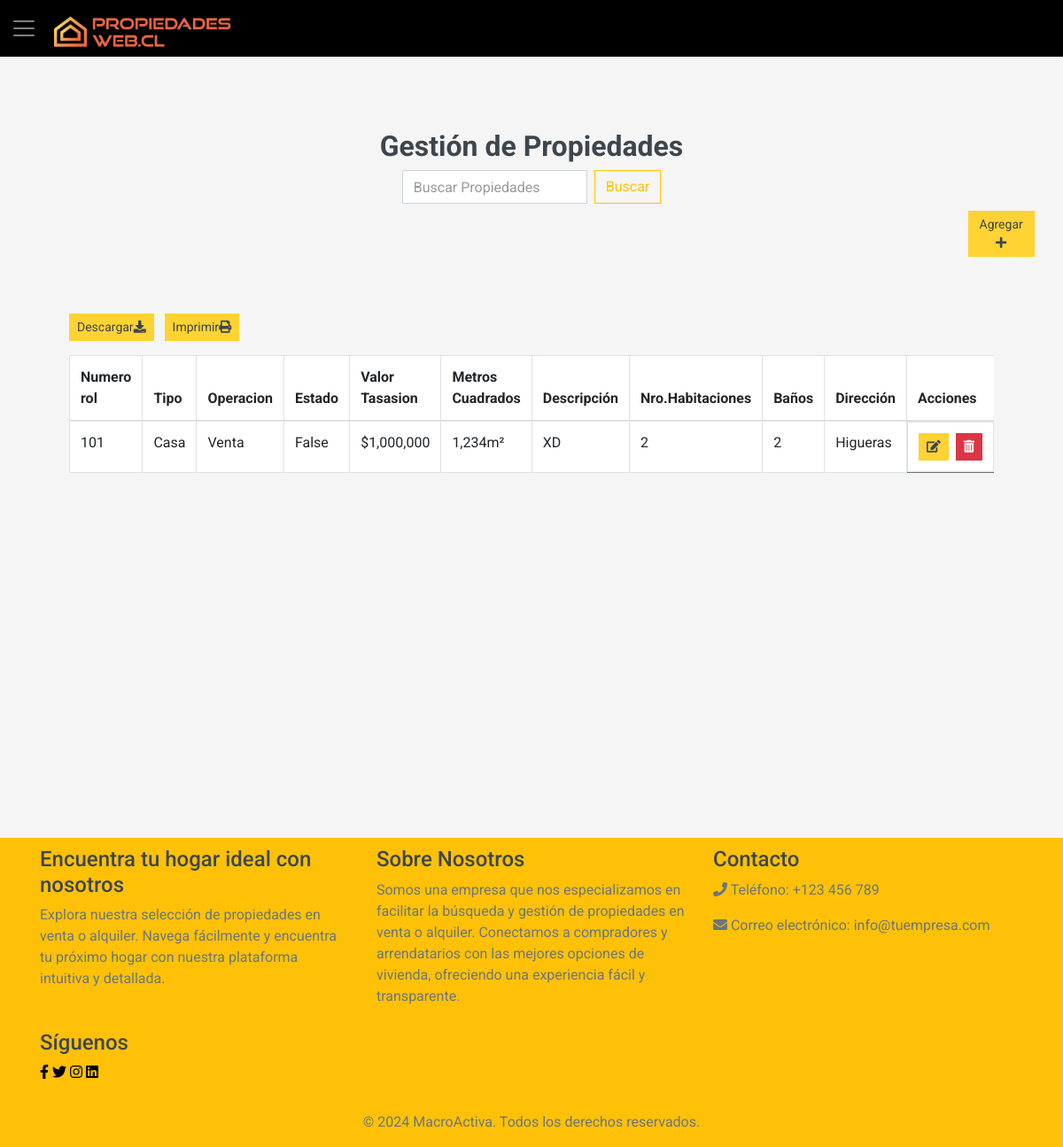
Before: /propiedades/ (signed in) with the older database file.
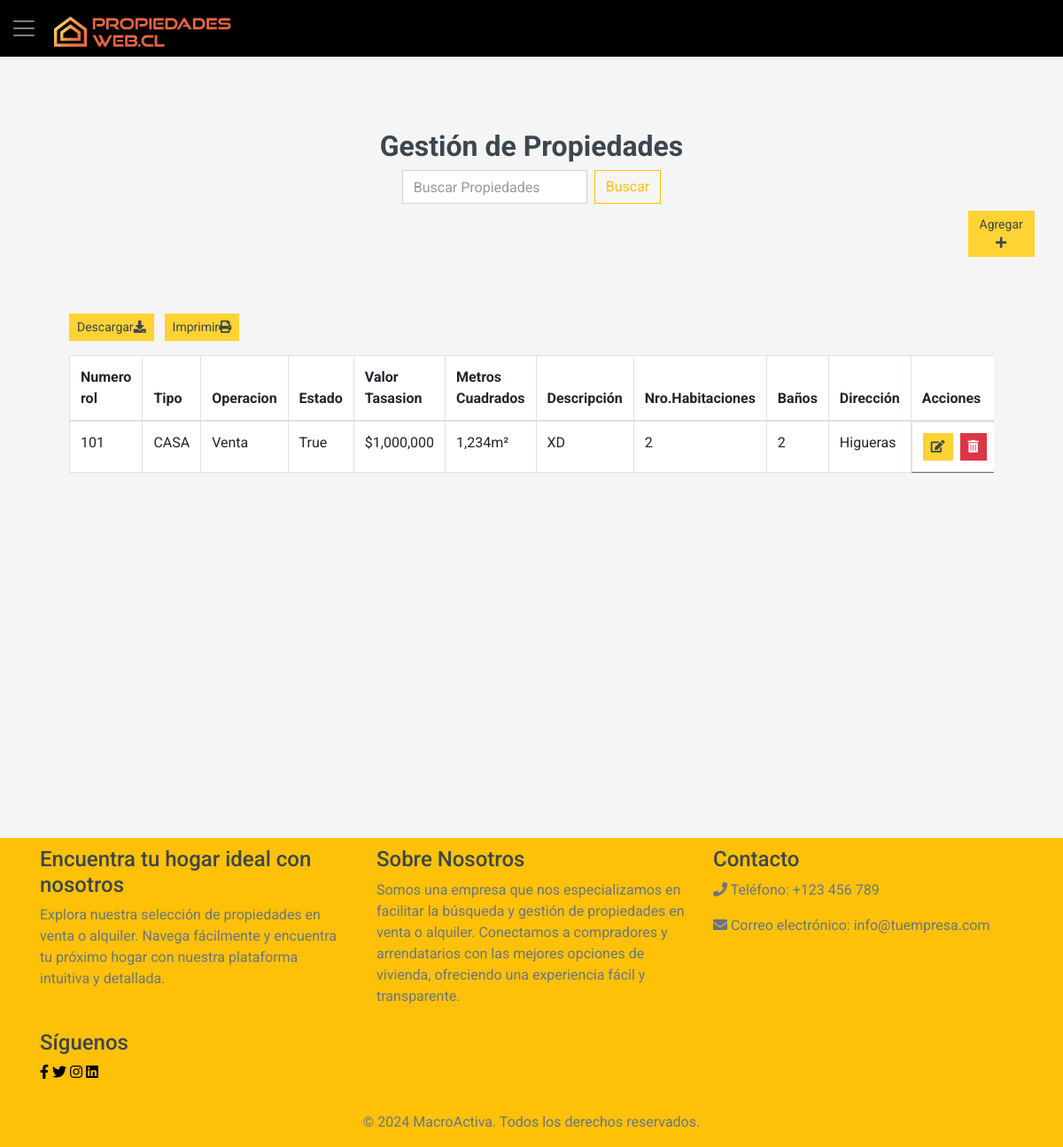
After: the same page with the newer database file.
### core/models.py (models this page shows, shortened)
class Propiedad(models.Model):
    numero_rol = models.IntegerField()
    tipo_propiedad = models.CharField(max_length=50)
    tipo_operacion = models.CharField(max_length=50)
    titulo = models.FileField(upload_to="pdfs/", null=True, blank=True)
    estado = models.BooleanField()
    descripcion_propiedad = models.TextField(default="", null=True, blank=True)
    metros_cuadrados = models.IntegerField()
    nro_habitaciones = models.IntegerField()
    nro_bannos = models.IntegerField()
    precio_tasacion = models.IntegerField()
    direccion_propiedad = models.CharField(max_length=100)
    rut_empresa = models.ForeignKey(EmpresaCorredora, on_delete=CASCADE)

### core/views.py (the view, shortened to what this page needs)
# urls.py: path('propiedades/', views.listar_propiedades, name='listar'),
@login_required
def listar_propiedades(request):
    rut_empresa = request.user
    propiedades = Propiedad.objects.filter(rut_empresa=rut_empresa).order_by('-id')
    contexto = {}
    form = frmCrearPropiedad()
    default_page = 1
    page = request.GET.get('page', default_page)
    query = request.GET.get('q')
    items_per_page = 5
    paginator = Paginator(propiedades, items_per_page)
    try:
        propiedades = paginator.page(page)
    except PageNotAnInteger:
        propiedades = paginator.page(default_page)
    except EmptyPage:
        propiedades = paginator.page(paginator.num_pages)
    contexto["propiedades"] = propiedades
    contexto["form"] = form
    return render(request, 'core/propiedades.html', contexto)

### core/forms.py
class frmCrearPropiedad(forms.ModelForm):
    class Meta:
        model = Propiedad
        fields = [
            'numero_rol','tipo_propiedad', 'tipo_operacion', 'titulo', 'estado', 'precio_tasacion',
            'descripcion_propiedad', 'metros_cuadrados', 'nro_habitaciones', 'nro_bannos',
            'direccion_propiedad',
        ]
    titulo = forms.FileField(required=False)

### core/templates/core/propiedades.html (shortened to what the changed rows need)
{% extends "core/base.html" %}
{% load static %}
{% load humanize %}
{% load crispy_forms_tags %}
{% block content %}
<div class="container-fluid mb-3">
    <h2 style="text-align:center;">Gestión de Propiedades</h2>
<div class="row px-xl-5">
    <div class="col-lg-12">
    {% if propiedades %}
    <div class="container mt-5">
        <div class="table-responsive">
    <table class="table table-bordered">
        <thead>
            <tr>
                <th scope="col">Numero rol</th>
                <th scope="col">Tipo</th>
                <th scope="col">Operacion</th>
                <th scope="col">Estado</th>
                <th scope="col">Valor Tasasion</th>
                <th scope="col">Metros Cuadrados</th>
                <th scope="col">Descripción</th>
                <th scope="col">Nro.Habitaciones</th>
                <th scope="col">Baños</th>
                <th scope="col">Dirección</th>
                <th scope="col">Acciones</th>
            </tr>
        </thead>
        <tbody>
            {% for propiedad in propiedades %}
            <tr>
                <td>{{ propiedad.numero_rol}}</td>
                <td>{{ propiedad.tipo_propiedad}}</td>
                <td>{{ propiedad.tipo_operacion}}</td>
                <td>{{ propiedad.estado}}</td>
                <td>${{ propiedad.precio_tasacion|intcomma }}</td>
                <td>{{ propiedad.metros_cuadrados|intcomma }}m²</td>
                <td>{{ propiedad.descripcion_propiedad}}</td>
                <td>{{ propiedad.nro_habitaciones}}</td>
                <td>{{ propiedad.nro_bannos}}</td>
                <td>{{ propiedad.direccion_propiedad}}</td>
                <td class="d-flex justify-content-between">
                    <button class="btn btn-sm btn-primary edit-btn mr-2" data-id="{{ propiedad.id}}" data-numero_rol="{{propiedad.numero_rol}}"  data-tipo_propiedad="{{ propiedad.tipo_propiedad }}" data-tipo_operacion="{{ propiedad.tipo_operacion }}" data-estado="{{propiedad.estado}}" data-precio_tasacion="{{ propiedad.precio_tasacion }}" data-descripcion_propiedad="{{ propiedad.descripcion_propiedad}}" data-metros_cuadrados="{{ propiedad.metros_cuadrados }}" data-nro_habitaciones="{{propiedad.nro_habitaciones }}" data-nro_bannos="{{propiedad.nro_bannos }}" data-direccion_propiedad="{{ propiedad.direccion_propiedad }}"  >
                        <i class="fas fa-edit"  ></i>
                    </button>
                    <button class="btn btn-sm btn-danger delete-btn" data-id="{{ propiedad.id }}">
                        <i class="fas fa-trash-alt"></i>
                    </button>
                </td>
            </tr>
            {% endfor %}
        </tbody>
    </table>
    </div>
</div>
    {% else %}
    <div class="text-center mt-5">
        <h3>Ninguna propiedad encontrada</h3>
        <i class="fas fa-home fa-5x"></i>
    </div>
    {% endif %}
        </div>
    </div>
</div>
{% endblock %}

Changed rows visible on the page:
changed Propiedad "Venta": tipo_propiedad "Casa" → "CASA"; estado "False" → "True"
